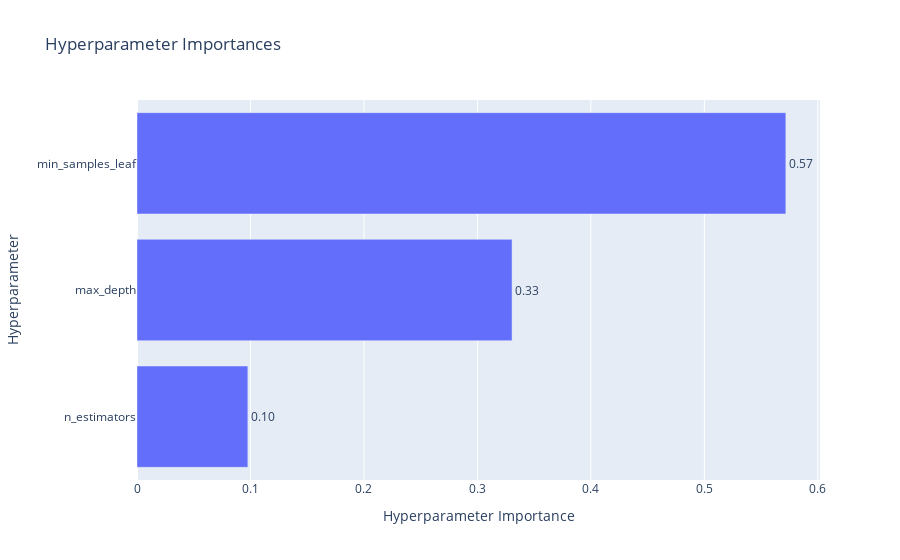

Source (notebook cell):
### Markdown cell above
График важности гиперпараметров - помогает понять, какие гиперпараметры вносят больший вклад в минимизацию/максимизацию метрики.

### Code cell
optuna.visualization.plot_param_importances(study, target_name="f1_score")

### Figure 1 — Plotly figure (JSON) as saved in the notebook; plotly's stock layout.template omitted (floating-point values rounded to 4 significant figures)
{"data": [{"cliponaxis": false, "hovertemplate": ["n_estimators (IntDistribution): 0.0976947485320713<extra></extra>", "max_depth (IntDistribution): 0.33051125621321265<extra></extra>", "min_samples_leaf (IntDistribution): 0.571793995254716<extra></extra>"], "name": "f1_score", "orientation": "h", "text": ["0.10", "0.33", "0.57"], "textposition": "outside", "type": "bar", "x": [0.09769, 0.3305, 0.5718], "y": ["n_estimators", "max_depth", "min_samples_leaf"]}], "layout": {"title": {"text": "Hyperparameter Importances"}, "xaxis": {"title": {"text": "Hyperparameter Importance"}}, "yaxis": {"title": {"text": "Hyperparameter"}}}}
